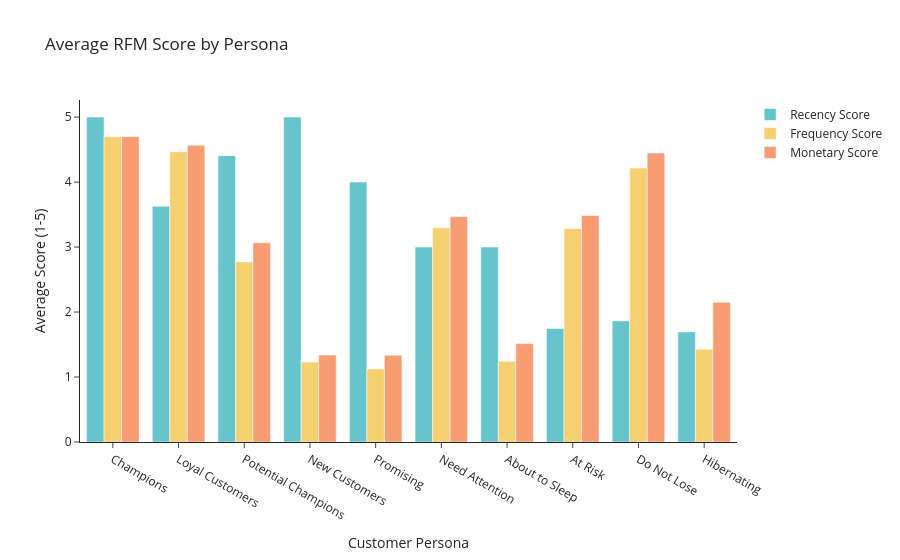

Notebook cell for this chart:
### Code cell
# Average R, F, M score per persona
segment_scores = (
    rfm.groupby("CustomerPersona")[["R", "F", "M"]]
    .mean()
    .reindex(PERSONA_ORDER)
    .reset_index()
)

fig = go.Figure()
for metric, color in zip(["R", "F", "M"], PASTEL[:3]):
    fig.add_trace(go.Bar(
        x=segment_scores["CustomerPersona"],
        y=segment_scores[metric],
        name={"R": "Recency Score", "F": "Frequency Score", "M": "Monetary Score"}[metric],
        marker_color=color
    ))

fig.update_layout(
    title="Average RFM Score by Persona",
    xaxis_title="Customer Persona",
    yaxis_title="Average Score (1-5)",
    barmode="group",
    template="simple_white"
)
fig.show()

### Figure 1 — Plotly figure (JSON) as saved in the notebook; plotly's stock layout.template omitted (floating-point values rounded to 4 significant figures)
{"data": [{"marker": {"color": "rgb(102, 197, 204)"}, "name": "Recency Score", "type": "bar", "x": ["Champions", "Loyal Customers", "Potential Champions", "New Customers", "Promising", "Need Attention", "About to Sleep", "At Risk", "Do Not Lose", "Hibernating"], "y": [5.0, 3.628, 4.406, 5.0, 4.0, 3.0, 3.0, 1.746, 1.863, 1.693]}, {"marker": {"color": "rgb(246, 207, 113)"}, "name": "Frequency Score", "type": "bar", "x": ["Champions", "Loyal Customers", "Potential Champions", "New Customers", "Promising", "Need Attention", "About to Sleep", "At Risk", "Do Not Lose", "Hibernating"], "y": [4.697, 4.467, 2.77, 1.23, 1.124, 3.296, 1.241, 3.287, 4.216, 1.428]}, {"marker": {"color": "rgb(248, 156, 116)"}, "name": "Monetary Score", "type": "bar", "x": ["Champions", "Loyal Customers", "Potential Champions", "New Customers", "Promising", "Need Attention", "About to Sleep", "At Risk", "Do Not Lose", "Hibernating"], "y": [4.699, 4.567, 3.065, 1.338, 1.335, 3.467, 1.515, 3.486, 4.446, 2.15]}], "layout": {"barmode": "group", "title": {"text": "Average RFM Score by Persona"}, "xaxis": {"title": {"text": "Customer Persona"}}, "yaxis": {"title": {"text": "Average Score (1-5)"}}}}
